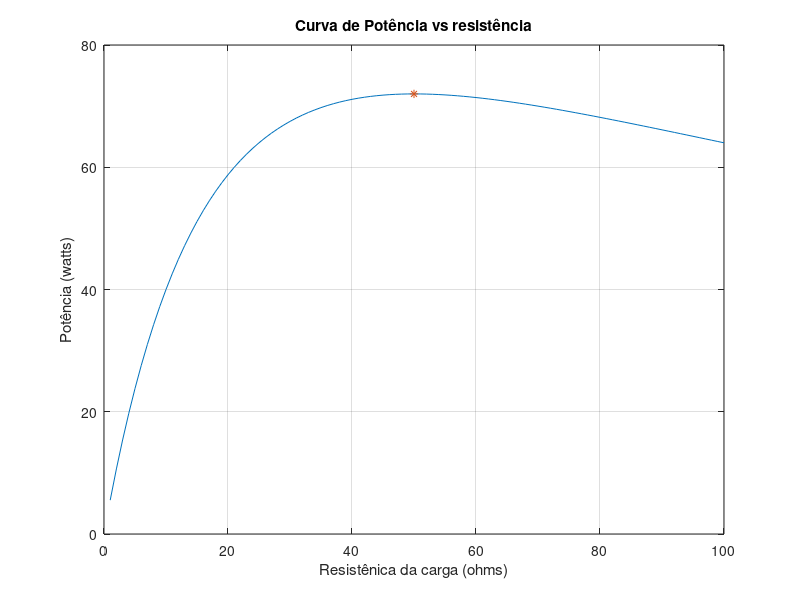

Reproduce this figure in MATLAB.
% Desafio 6 exemplo 2.4 do livro texto

% Determinando a resistência para maxima potência

clc;
clear all
close all

% Tensão da fonte
volts = 120;
% Resistencia
rs = 50;
% Vetor para resistência da carga
rl = 1:1:100;
% A corrente pode ser calculada pela lei de ohm
% V = R*I
% São utilizados os operadores elemento a elemento para as operações

amps = volts ./ ( rs + rl );

% Calculando a potência
% P = I²*R
pl = (amps.^2) .* rl;
% Plotando a curva de potência
plot(rl,pl);
title('Curva de Potência vs resistência');
xlabel('Resistênica da carga (ohms)');
ylabel('Potência (watts)');
grid on;

hold on

% Determinando o ponto de máxima potência

[Pmax,in] =max(pl);

disp('resistência de maxima potência');
disp(rl(1,in));

% plotando o ponto no grafico
plot(rl(1,in),Pmax,'marker','*');
